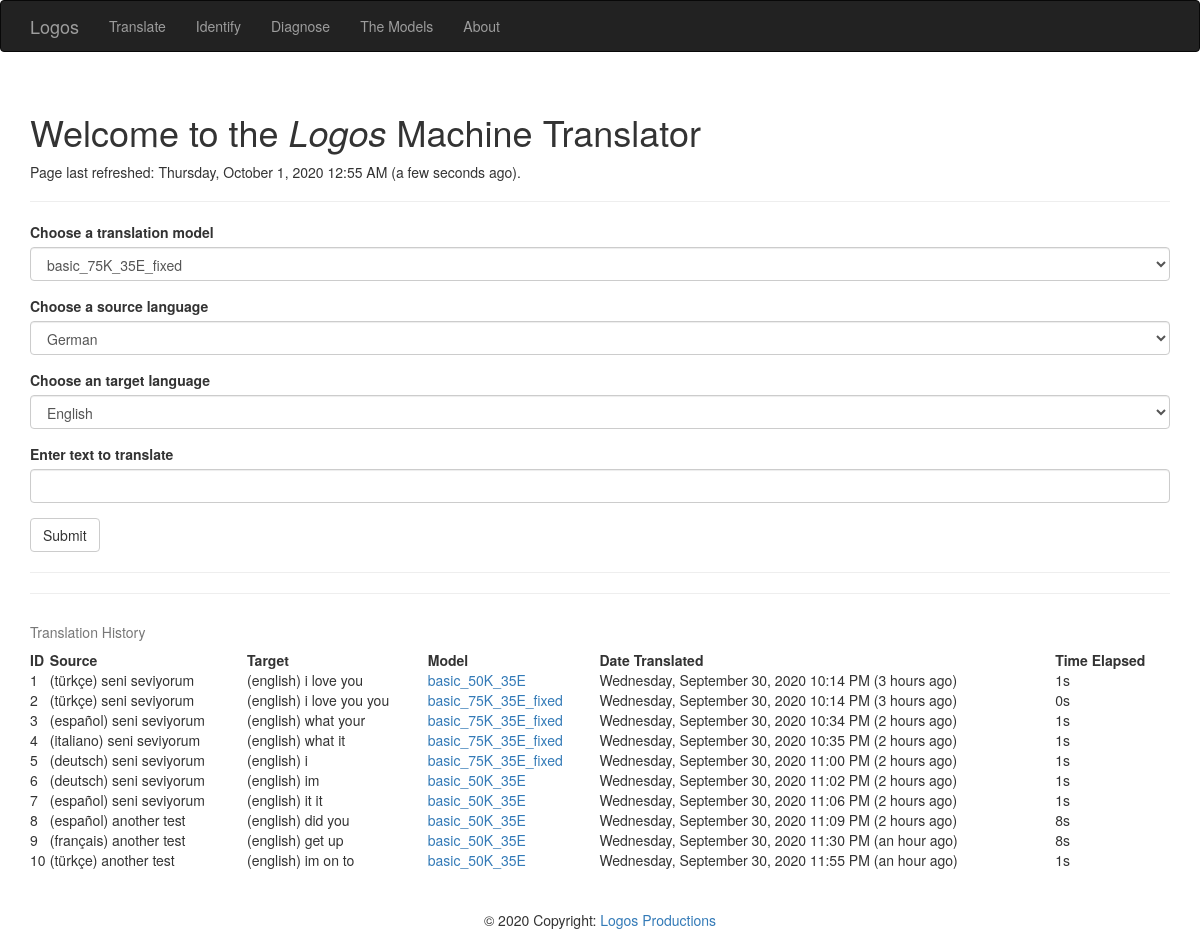
The page / on the database its author committed.
### app/models.py (models this page shows, shortened)
class Language(db.Model):
    __tablename__ = 'languages'
    id = db.Column(db.Integer, primary_key=True)
    code = db.Column(db.String(64), unique=True)
    name = db.Column(db.String(64))
    en_name = db.Column (db.String(64))

class Translation(db.Model):
    __tablename__ = 'translations'
    id = db.Column(db.Integer, primary_key=True)
    date = db.Column(db.DateTime())
    source_txt = db.Column(db.String(64), index=True)
    target_txt = db.Column(db.String(64), index=True)
    model_id = db.Column(db.Integer)
    elapsed_time = db.Column(db.String(64))

class TranslationModel(db.Model):
    __tablename__ = 'translation_models'
    id = db.Column(db.Integer, primary_key=True)
    date = db.Column(db.DateTime())
    name = db.Column(db.String(64))
    summary = db.Column(db.String(64))
    number_of_epochs = db.Column(db.Integer, db.ForeignKey('epochs.id'))
    number_of_sentences = db.Column(db.Integer, db.ForeignKey('subsets.id'))
    source_lang_id = db.Column(db.Integer)
    target_lang_id = db.Column(db.Integer)
    build_id = db.Column(db.Integer)
    model_path = db.Column(db.String)
    source_tokenizer = db.Column(db.String)
    source_max_length = db.Column(db.Integer)
    source_word_count = db.Column(db.Integer)
    target_tokenizer = db.Column(db.String)
    target_word_count = db.Column(db.Integer)
    target_max_length = db.Column(db.Integer)

### app/main/views.py (the view, shortened to what this page needs)
@main.route('/', methods=['GET', 'POST'])
def index():
    table_of_translation_history = [[   translation.id,
                                        translation.date,
                                        translation.source_txt,
                                        Language.query.filter_by(id=TranslationModel.query.filter_by(id=translation.model_id).first().source_lang_id).first().name,
                                        translation.target_txt,
                                        Language.query.filter_by(id=TranslationModel.query.filter_by(id=translation.model_id).first().target_lang_id).first().name,
                                        TranslationModel.query.filter_by(id=translation.model_id).first().name,
                                        translation.elapsed_time] \
                                        for translation in Translation.query.all()]
    form = TranslationForm()
    form.form_selection_model.choices = [f'{model.name}' for model in db.session.query(TranslationModel.name).distinct()]
    form.form_selection_input_lang.choices = [f'{Language.query.filter_by(id=model.source_lang_id).first().en_name}' \
        for model in db.session.query(TranslationModel.source_lang_id).distinct()]
    form.form_selection_output_lang.choices = [f'{Language.query.filter_by(id=model.target_lang_id).first().en_name}' \
        for model in db.session.query(TranslationModel.target_lang_id).distinct()]
    if 'model_name' in session:
        form.form_selection_model.data = session['model_name']
    if 'input_text' in session:
        form.form_string_input.data= session['input_text']
    if 'input_lang' in session:
        form.form_selection_input_lang.data = session['input_lang']
    if 'output_lang' in session:
        form.form_selection_output_lang.data= session['output_lang']
    return render_template('index.html',
                           form=form,
                           form_output=session.get('form_output'),
                           form_input=session.get('input_text'),
                           ouput_selection=session.get('output_lang'),
                           input_selection=session.get('input_lang'),
                           known=session.get('known', False),
                           table_of_translation_history=table_of_translation_history,
                           current_time=datetime.utcnow())

### app/main/forms.py
class TranslationForm(FlaskForm):
    form_selection_model = SelectField('Choose a translation model', validators=[DataRequired()])
    form_selection_input_lang = SelectField('Choose a source language', validators=[DataRequired()])
    form_selection_output_lang = SelectField('Choose an target language', validators=[DataRequired()])
    form_string_input = StringField('Enter text to translate', validators=[DataRequired()])
    submit = SubmitField('Submit')

### app/templates/index.html (shortened to what this page needs)
{% extends "base.html" %}
{% import "bootstrap/wtf.html" as wtf %}
{% block head %}
{{ super() }}
{% endblock %}
{% block page_content %}
<div class="page-header">
    <h1>Welcome to the <i>Logos</i> Machine Translator</h1>
    <p>Page last refreshed: {{ moment(current_time).format('LLLL') }}
      ({{ moment(current_time).fromNow(refresh=True) }}).</p>
</div>
{{ wtf.quick_form(form) }}
<hr/>
<hr/>
<div class="page=header">
    <table style="width:100%">
        <caption>Translation History</caption>
        <tr>
          <th>ID</th>
          <th>Source</th>
          <th>Target</th>
          <th>Model</th>
          <th>Date Translated</th>
          <th>Time Elapsed</th>
        </tr>
        {% for translation in table_of_translation_history %}
        <tr>
          <td>{{ translation[0] }}</td>
          <td>({{ translation[3] }}) {{ translation[2] }}</td>
          <td>({{ translation [5] }}) {{ translation[4] }}</td>
          <td><a href="/themodels" target="_blank">{{ translation[6] }}</a></td>
          <td>{{ moment(translation[1]).format('LLLL') }} ({{ moment(translation[1]).fromNow(refresh=True) }})</td>
          <td>{{ translation[7] }}</td>
        </tr>
        {% endfor %}
    </table>
</div>
<br/>
<br/>
<footer class="page-footer font-small blue pt-4">
    <div class="footer-copyright text-center py-3">© 2020 Copyright:
      <a href="https://www.notion.so/Logos-fa312d1eb5504c198090ff0da64bc511" target="_blank"> Logos Productions</a>
    </div>
  </footer>
  {% endblock %}

### app/templates/base.html (shortened to what this page needs)
{% extends "bootstrap/base.html" %}
{% block head %}
{{ super() }}
{% endblock %}
{% block navbar %}
<div class="navbar navbar-inverse" role="navigation">
    <div class="container">
        <div class="navbar-header">
            <a class="navbar-brand" href="{{ url_for('main.index') }}">Logos</a>
        </div>
        <div class="navbar-collapse collapse">
            <ul class="nav navbar-nav">
                <li><a href="{{ url_for('main.index') }}">Translate</a></li>
            </ul>
            <ul class="nav navbar-nav">
                <li><a href="{{ url_for('main.identify') }}">Identify</a></li>
            </ul>
            <ul class="nav navbar-nav">
                <li><a href="{{ url_for('main.diagnose') }}">Diagnose</a></li>
            </ul>
            <ul class="nav navbar-nav">
                <li><a href="{{ url_for('main.themodels') }}">The Models</a></li>
            </ul>
            <ul class="nav navbar-nav">
                <li><a href="{{ url_for('main.about') }}">About</a></li>
            </ul>
        </div>
    </div>
</div>
{% endblock %}
{% block content %}
<div class="container">
    {% block page_content %}{% endblock %}
</div>
{% endblock %}

### rows shown on the page
Translation: date "Wednesday, September 30, 2020 10:14 PM", date "3 hours ago"
Translation: date "Wednesday, September 30, 2020 10:14 PM", date "3 hours ago"
Translation: date "Wednesday, September 30, 2020 10:34 PM", date "2 hours ago"
Translation: date "Wednesday, September 30, 2020 10:35 PM", date "2 hours ago"
Translation: date "Wednesday, September 30, 2020 11:00 PM", date "2 hours ago"
Translation: date "Wednesday, September 30, 2020 11:02 PM", date "2 hours ago"
Translation: date "Wednesday, September 30, 2020 11:06 PM", date "2 hours ago"
Translation: date "Wednesday, September 30, 2020 11:09 PM", date "2 hours ago"
Translation: date "Wednesday, September 30, 2020 11:30 PM", date "an hour ago"
Translation: date "Wednesday, September 30, 2020 11:55 PM", date "an hour ago"

### other values the page prints
{{ translation[0] }} "1" "2" "3" "4" "5" "6" "7" "8" "9" "10"
{{ translation[4] }} "i"
